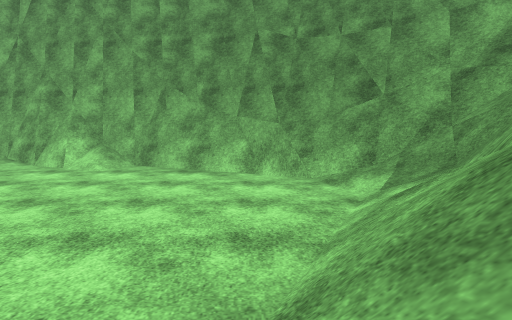
[1] (above)

24 first-person views from a walk through a Unity game level. The camera is 1.2 m above the floor, tilts 6° down and sees 75° across. The floor is counted in squares, 2 m on a side. Each view is taken from the middle of a square. On the plan, view 1 faces up. The plan holds only what a view shows up to about 10 squares ahead; the rest is blank. The place goes on beyond the plan. Surface patterns are stand-ins for the level's own textures.

[2]
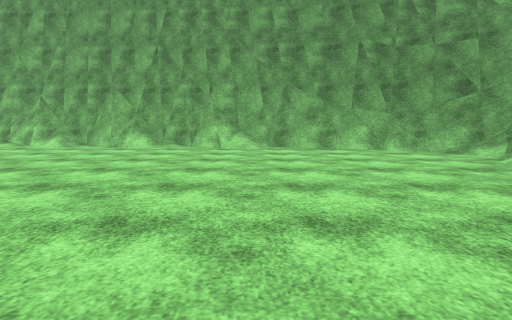

[3]
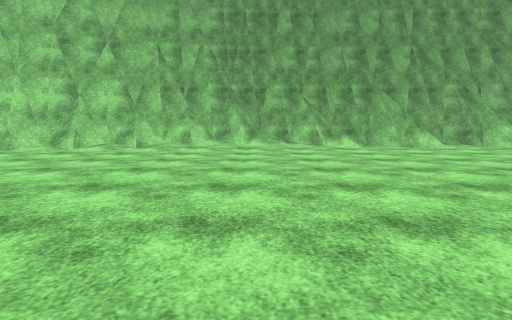

[4]
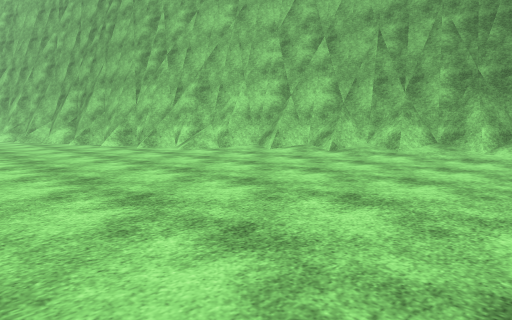

[5]
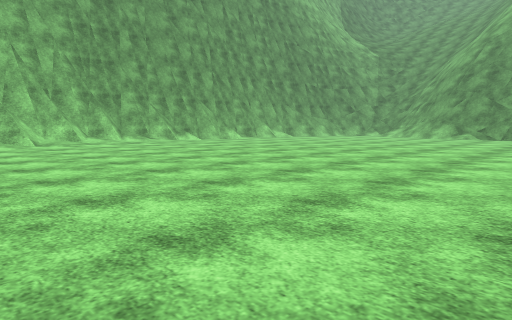

[6]
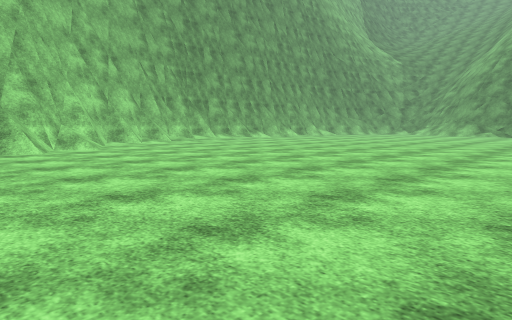

[7]
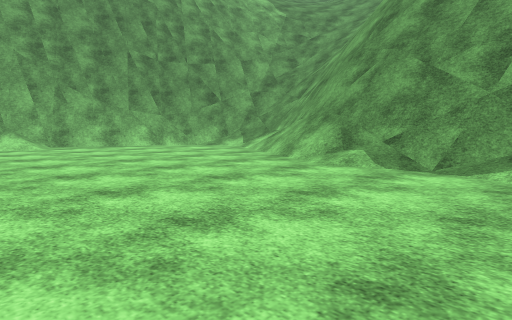

[8]
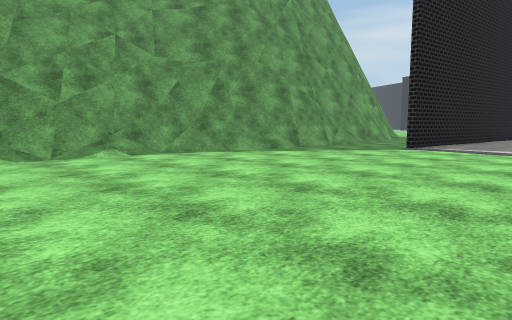

[9]
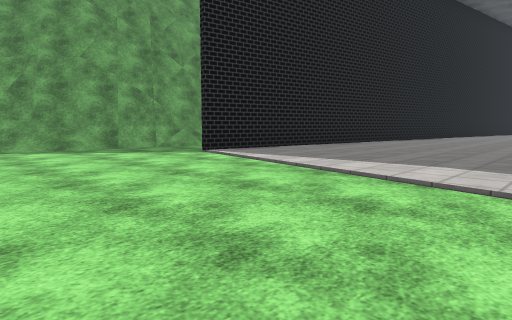

[10]
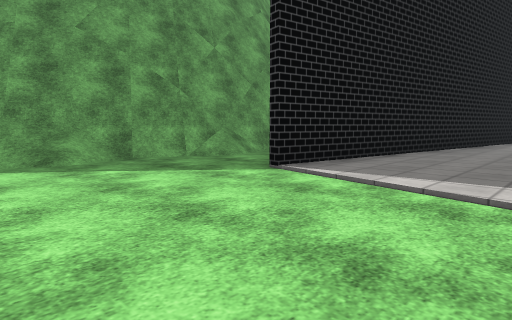

[11]
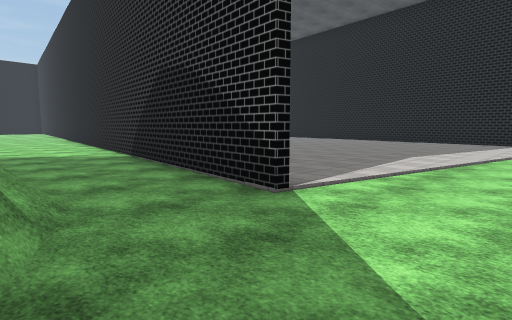

[12]
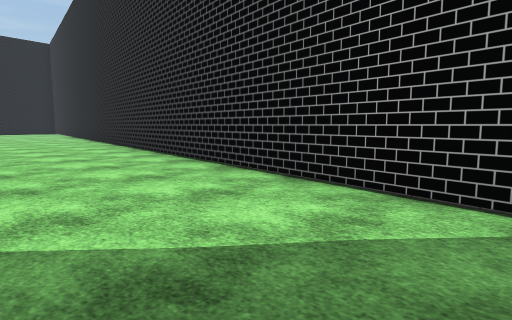

[13]
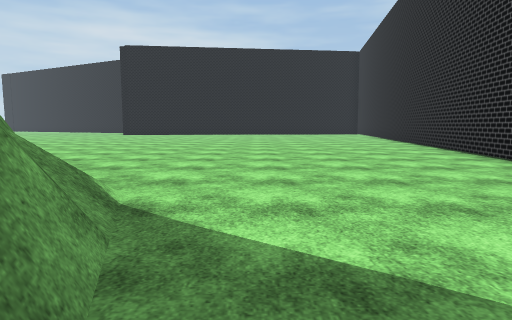

[14]
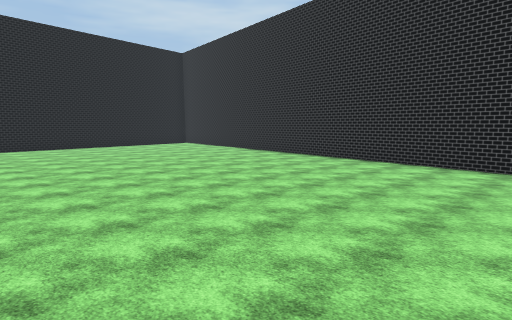

[15]
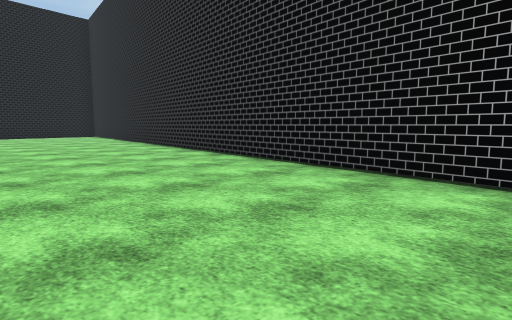

[16]
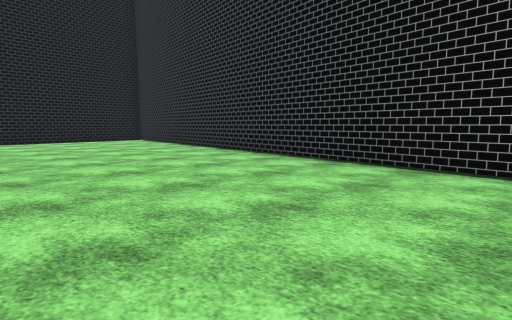

[17]
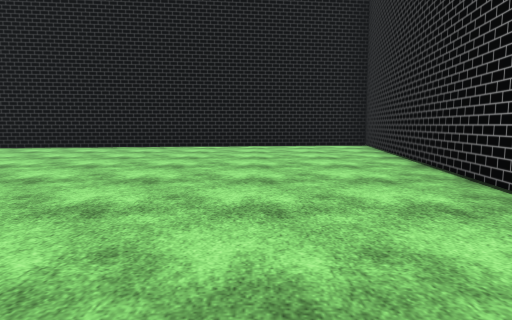

[18]
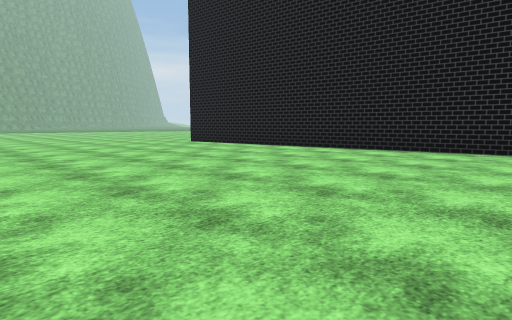

[19]
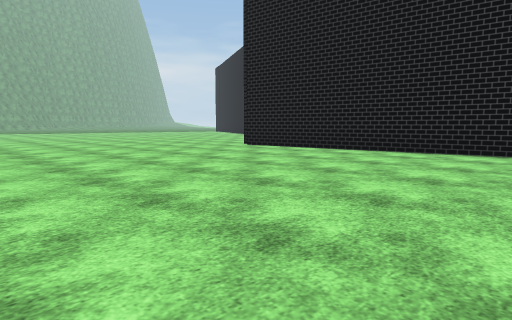

[20]
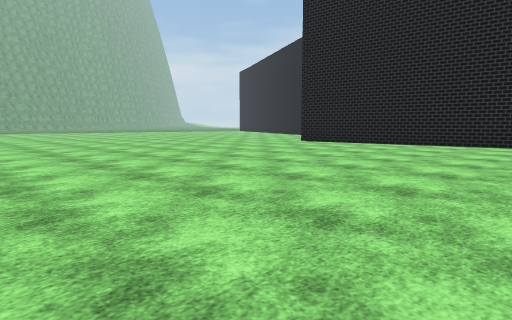

[21]
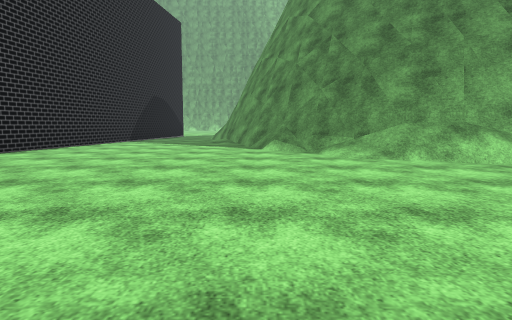

[22]
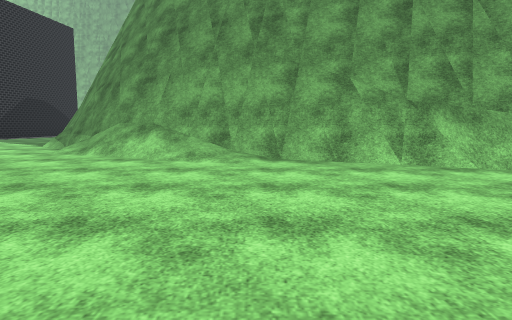

[23]
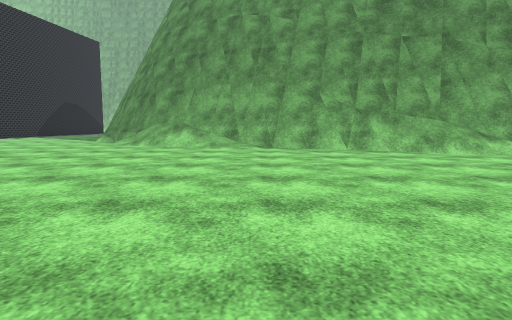

[24]
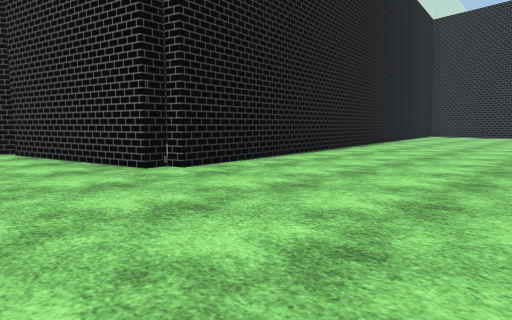

### Floor plan
Key: @ floor where view 1 was taken; # wall or solid block; x gap in a wall; . floor; / step, stairs or slope; = window, fence, low wall or low ledge; v drop or lower ground.
Columns run from 20 left of view 1 to 10 right of it. Each row starts with its distance up from view 1.
  8      ################
  7     ####//////////#######
  6  ####///............/####
  5 ###/................./===
  4 #.=.................../x
  3 ...................../##v
  2 ...................../###
  1 ..................../##
  0 ....................@#
 -1 ....................##
 -2 ....................##
 -3 ..................../#
 -4 ......... ........../#
 -5           .........//#
 -6           ........./##
 -7          ........../#
 -8         ...........##
 -9         ........#..#
-10          .......#..#
-11           ......#..#
-12            ....##..#
-13            ....#...
-14            ....#...
-15             ...#.../
-16                #....##
-17                #..../#
-18               ##.....##
-19               #.......####
-20               #.......///###
-21               #.........///####
-22               #.............///
-23               #.............../
-24               #................
-25              ##................
-26              #................
-27              #................
-28              #.................
-29              #.................
-30              #.................
-31             ##.................
-32             #..................
-33             #..................
-34             #..................
-35             #..................
-36             #..................
-37             #............####..
-38             #....#########  #.
-39             ######          #.
-40                             #.

Where each view was taken, in squares from view 1:
view 1: 0 up, 0 right, facing up
view 2: 2 down, 3 left, facing up
view 3: 2 down, 11 left, facing up
view 4: 0 up, 10 left, facing up-left
view 5: 4 down, 16 left, facing up-right
view 6: 4 down, 20 left, facing up-right
view 7: 3 down, 5 left, facing up-right
view 8: 0 up, 7 left, facing down-right
view 9: 4 down, 10 left, facing down-right
view 10: 5 down, 7 left, facing down-right
view 11: 6 down, 1 left, facing down-left
view 12: 14 down, 2 left, facing down-left
view 13: 15 down, 1 left, facing down
view 14: 20 down, 4 right, facing down-left
view 15: 21 down, 2 left, facing down-left
view 16: 26 down, 2 left, facing down-left
view 17: 29 down, 5 left, facing down
view 18: 30 down, 3 left, facing down-right
view 19: 30 down, 0 right, facing down-right
view 20: 27 down, 0 right, facing down-right
view 21: 26 down, 0 right, facing up
view 22: 27 down, 6 right, facing up
view 23: 30 down, 6 right, facing up
view 24: 33 down, 10 right, facing down-left
